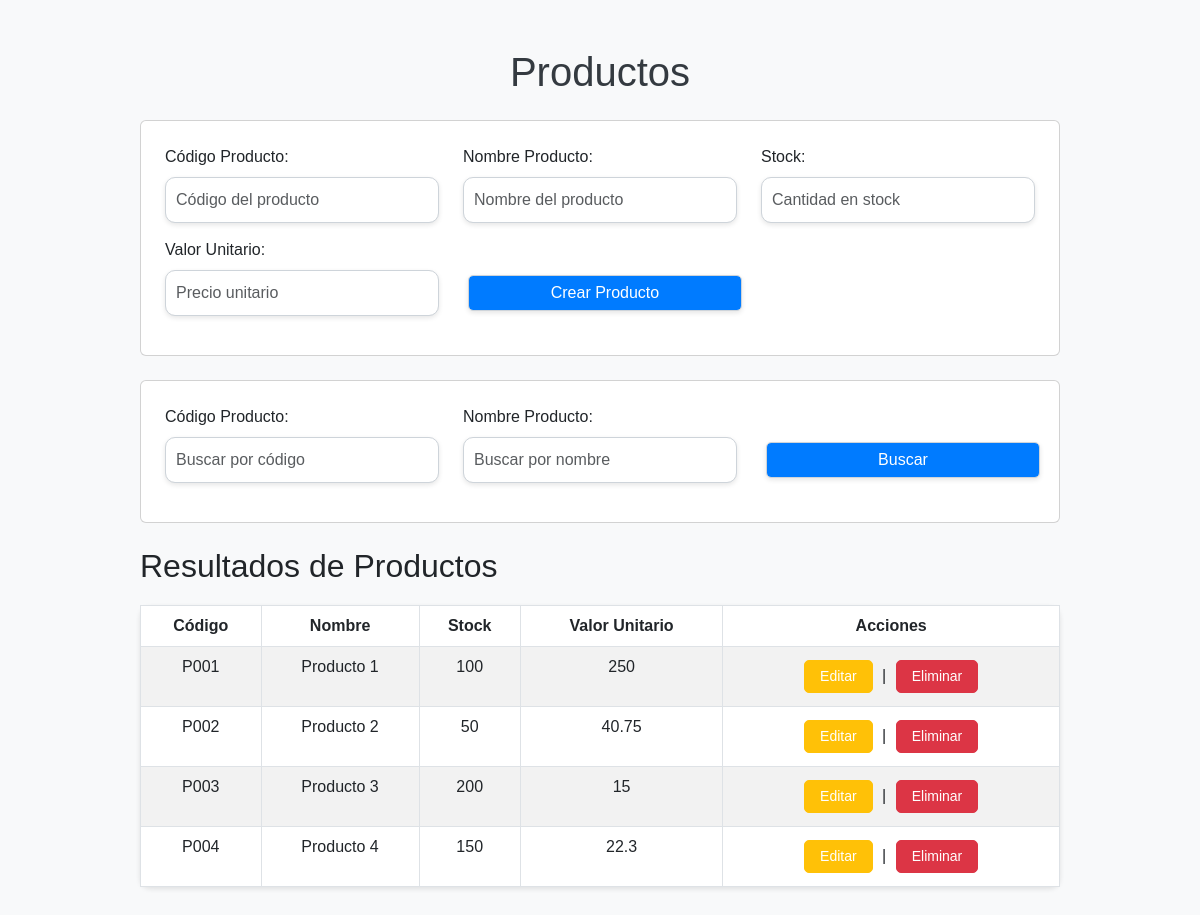
The app's page /views/FrmProducto.php with its own data.
### tables this page shows
CREATE TABLE `producto` (
  `codigo` varchar(30) NOT NULL,
  `nombre` varchar(100) NOT NULL,
  `stock` int(11) NOT NULL,
  `valorunitario` double NOT NULL
);

### config/db_config.php (called while the page is built)
<?php
class Conexion {
    private static $conexion = null;
    public static function getConnection() {
        if (self::$conexion === null) {
            try {
                $host = 'localhost';
                $dbname = 'sistema_facturacion';
                $username = 'root';
                $password = '';
                self::$conexion = new PDO("mysql:host=$host;dbname=$dbname", $username, $password);
                self::$conexion->setAttribute(PDO::ATTR_ERRMODE, PDO::ERRMODE_EXCEPTION);
            } catch (PDOException $e) {
                die("Error de conexión: " . $e->getMessage());
            }
        }
        return self::$conexion;
    }
}
?>

### controllers/CtrProducto.php (called while the page is built, shortened)
<?php
require_once '../models/Producto.php';
require_once '../config/db_config.php';
class CtrProducto {
    private $conexion;
    public function __construct() {
        $this->conexion = Conexion::getConnection();
    }
    public function getAll() {
        return Producto::getAll($this->conexion);
    }
}

### models/Producto.php (called while the page is built, shortened)
<?php
class Producto {
    private $codigo;
    private $nombre;
    private $stock;
    private $valorunitario;
    public function __construct($codigo = "", $nombre = "", $stock = 0, $valorunitario = 0.0) {
        $this->codigo = $codigo;
        $this->nombre = $nombre;
        $this->stock = $stock;
        $this->valorunitario = $valorunitario;
    }
    public function getCodigo() { return $this->codigo; }
    public function getNombre() { return $this->nombre; }
    public function getStock() { return $this->stock; }
    public function getValorUnitario() { return $this->valorunitario; }
    public static function getAll($conexion) {
        $query = "SELECT * FROM producto";
        $stmt = $conexion->prepare($query);
        $stmt->execute();
        $result = $stmt->fetchAll();
        $productos = [];
        foreach ($result as $row) {
            $productos[] = new Producto($row['codigo'], $row['nombre'], $row['stock'], $row['valorunitario']);
        }
        return $productos;
    }
}

### views/FrmProducto.php (the view, shortened to what this page needs)
<?php
require_once '../controllers/CtrProducto.php';
$ctrProducto = new CtrProducto();
$productos = [];
if ($_SERVER['REQUEST_METHOD'] == 'POST' && isset($_POST['action']) && $_POST['action'] == 'buscar') {
    $codigo = $_POST['codigo_buscar'];
    $nombre = $_POST['nombre_buscar'];
    $productos = $ctrProducto->search($codigo, $nombre);
} else {
    $productos = $ctrProducto->getAll();
}
?>
<!DOCTYPE html>
<html lang="es">
<head>
    <link href="https://cdn.jsdelivr.net/npm/bootstrap@5.3.0-alpha1/dist/css/bootstrap.min.css" rel="stylesheet">
    <link rel="stylesheet" href="/public/css/estilos.css">
</head>
<body class="container py-5">
<h1 class="mb-4 text-center">Productos</h1>
<div class="card p-4 mb-4">
    <form method="post">
        <div class="row">
            <div class="col-md-4">
                <label for="codigo" class="form-label">Código Producto:</label>
                <input type="text" name="codigo" id="codigo" class="form-control" placeholder="Código del producto" required>
            </div>
            <div class="col-md-4">
                <label for="nombre" class="form-label">Nombre Producto:</label>
                <input type="text" name="nombre" id="nombre" class="form-control" placeholder="Nombre del producto" required>
            </div>
            <div class="col-md-4">
                <label for="stock" class="form-label">Stock:</label>
                <input type="number" name="stock" id="stock" class="form-control" placeholder="Cantidad en stock" required>
            </div>
            <div class="col-md-4">
                <label for="valorunitario" class="form-label">Valor Unitario:</label>
                <input type="number" step="0.01" name="valorunitario" id="valorunitario" class="form-control" placeholder="Precio unitario" required>
            </div>
            <div class="col-md-4">
                <button type="submit" class="btn btn-primary form-control">Crear Producto</button>
            </div>
        </div>
    </form>
</div>
<div class="card p-4 mb-4">
    <form method="post">
        <div class="row">
            <div class="col-md-4">
                <label for="codigo_buscar" class="form-label">Código Producto:</label>
                <input type="text" name="codigo_buscar" id="codigo_buscar" class="form-control" placeholder="Buscar por código">
            </div>
            <div class="col-md-4">
                <label for="nombre_buscar" class="form-label">Nombre Producto:</label>
                <input type="text" name="nombre_buscar" id="nombre_buscar" class="form-control" placeholder="Buscar por nombre">
            </div>
            <div class="col-md-4">
                <button type="submit" class="btn btn-primary form-control">Buscar</button>
            </div>
        </div>
    </form>
</div>
<h2>Resultados de Productos</h2>
<table class="table table-striped">
    <thead>
        <tr>
            <th>Código</th>
            <th>Nombre</th>
            <th>Stock</th>
            <th>Valor Unitario</th>
            <th>Acciones</th>
        </tr>
    </thead>
    <tbody>
        <?php
        if (!empty($productos)) {
            foreach ($productos as $producto): ?>
                <tr>
                    <td><?php echo $producto->getCodigo(); ?></td>
                    <td><?php echo $producto->getNombre(); ?></td>
                    <td><?php echo $producto->getStock(); ?></td>
                    <td><?php echo $producto->getValorUnitario(); ?></td>
                    <td>
                        <a href="#" class="btn btn-warning btn-sm" data-bs-toggle="modal" data-bs-target="#editModal_<?php echo $producto->getCodigo(); ?>">Editar</a> |
                        <a href="FrmProducto.php?eliminar=true&codigo=<?php echo $producto->getCodigo(); ?>" class="btn btn-danger btn-sm" onclick="return confirm('¿Estás seguro de eliminar este producto?')">Eliminar</a>
                    </td>
                </tr>
            <?php endforeach;
        } else { ?>
            <tr><td colspan="5" class="text-center">No se encontraron productos</td></tr>
        <?php } ?>
    </tbody>
</table>
</body>
</html>

### public/estilos.css (style rules this page uses)
body { background-color: #f8f9fa; font-family: 'Arial', sans-serif; }
h1 { color: #343a40; margin-bottom: 30px; text-align: center; }
.form-control { border-radius: 10px; box-shadow: 0 2px 5px rgba(0, 0, 0, 0.1); padding: 10px; margin-bottom: 15px; width: 100%; border: 1px solid #ced4da; }
.btn { border-radius: 5px; padding: 5px 15px; color: white; text-decoration: none; display: inline-block; margin: 5px; }
.btn-primary { background-color: #007bff; }
.btn-danger { background-color: #dc3545; }
table { width: 100%; background-color: #ffffff; border-radius: 10px; box-shadow: 0 2px 5px rgba(0, 0, 0, 0.1); margin-top: 20px; border-collapse: collapse; }
th, td { padding: 15px; text-align: center; }
th { background-color: #007bff; color: white; }
tr:nth-child(even) { background-color: #f2f2f2; }
table, th, td { border: 1px solid #dee2e6; }
table a { color: white; text-decoration: none; padding: 5px 10px; }
.container { width: 80%; margin: 0 auto; padding: 20px; }

### records on screen
producto: codigo "P001", nombre "Producto 1", stock "100", valorunitario "250"
producto: codigo "P002", nombre "Producto 2", stock "50", valorunitario "40.75"
producto: codigo "P003", nombre "Producto 3", stock "200", valorunitario "15"
producto: codigo "P004", nombre "Producto 4", stock "150", valorunitario "22.3"
